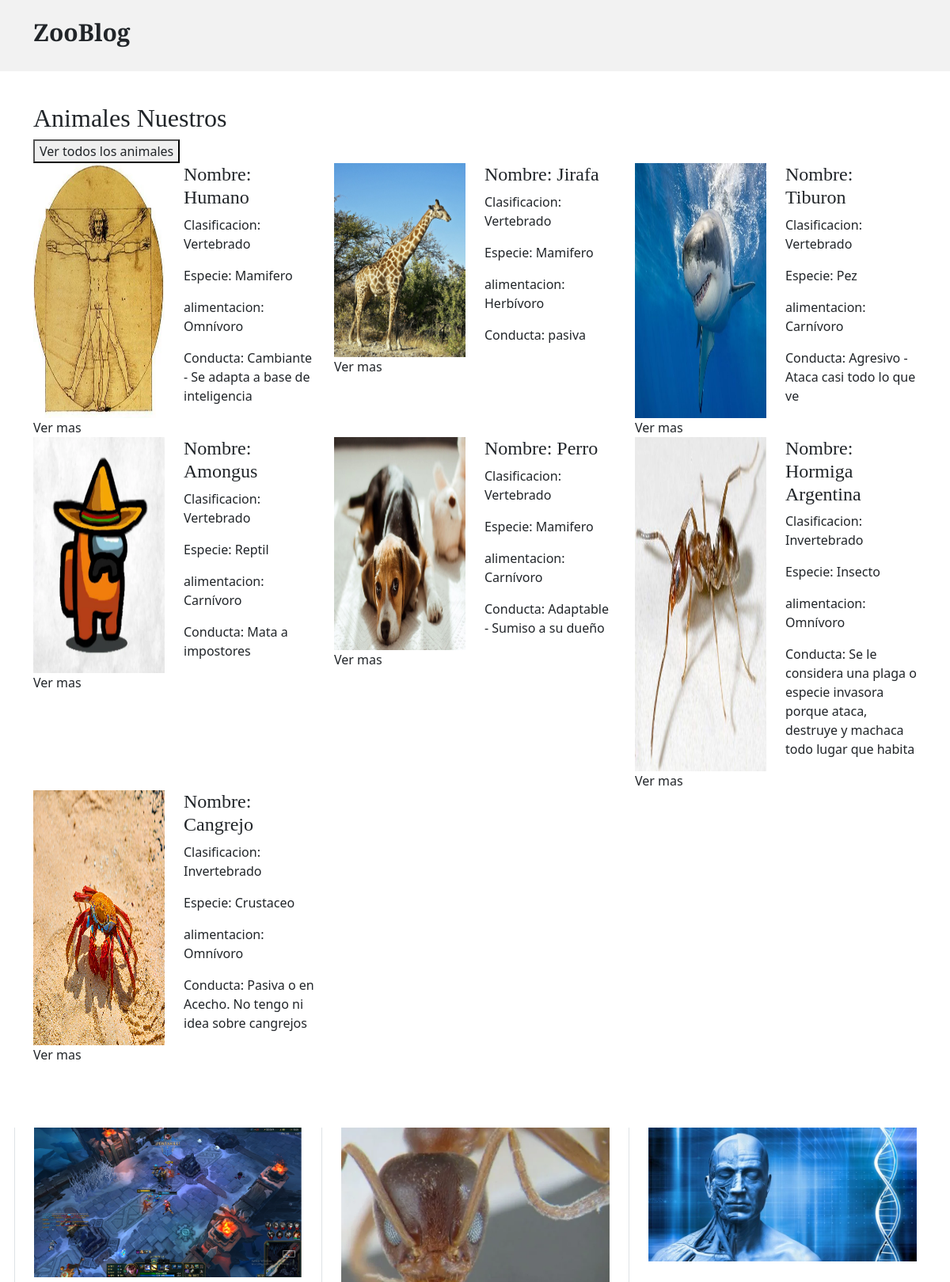
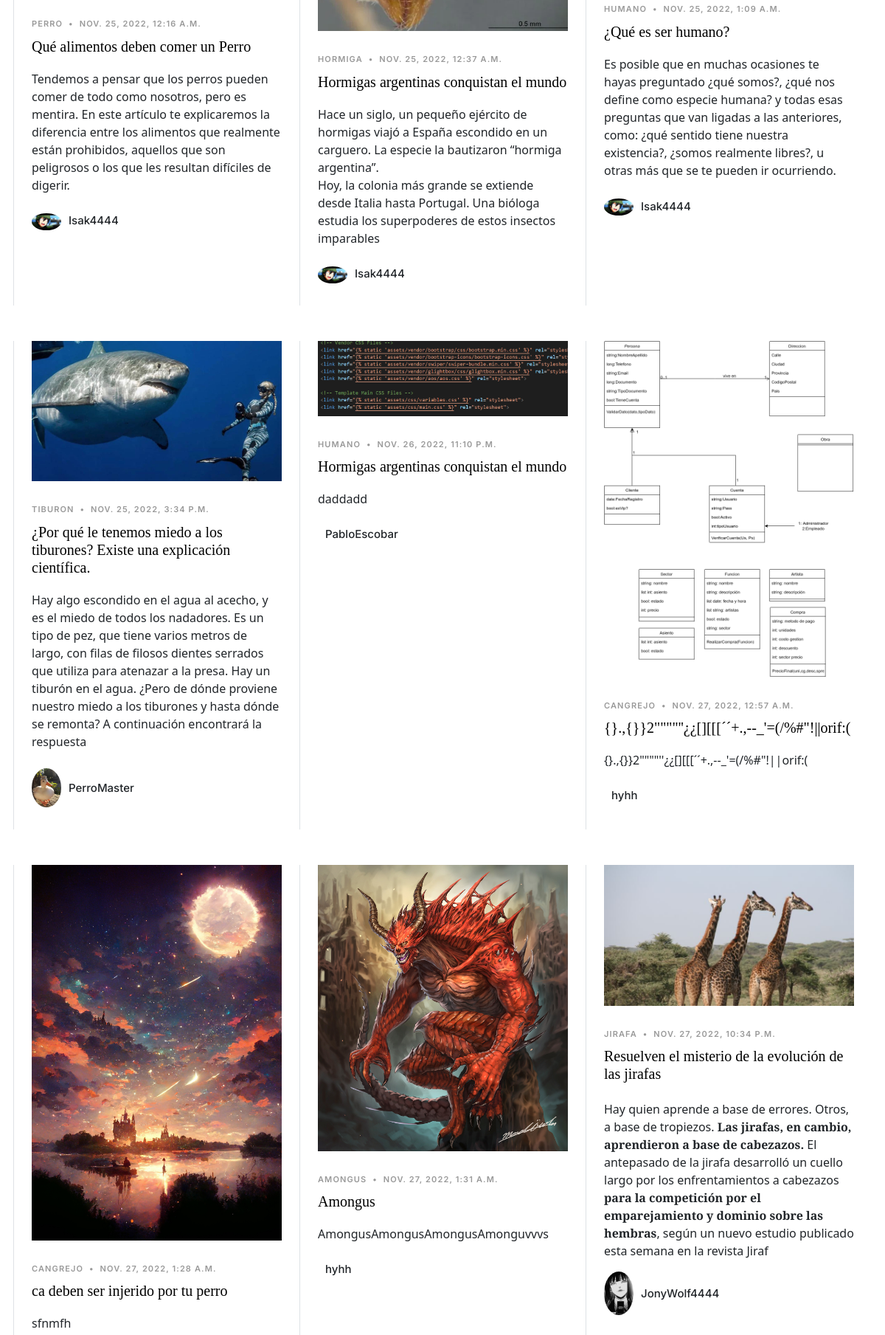
The app's page /Appzoologico/ (upper part) with its own data (2 pictures, top to bottom).
### Appzoologico/models.py (models this page shows, shortened)
class Animal_GrupoPrincipal (models.Model):
    nombre = models.CharField(max_length = 40)
    extremidades = models.IntegerField(
        validators=[
            MaxValueValidator(100),
            MinValueValidator(0)
        ]
    )
    AlimentacionElecciones = [
        ('Omnívoro', 'Omnívoro'),
        ('Carnívoro', 'Carnívoro'),
        ('Herbívoro', 'Herbívoro'),
        ('Insectivoros', 'Insectivoros'),
    ]
    alimentacion = models.CharField(max_length = 12, choices = AlimentacionElecciones, default='Omnívoro')
    conducta = models.CharField(max_length = 150)
    imagenAnimal = models.ImageField(upload_to='animalesImg', null=True, blank = True)
    class Meta:
        abstract = True

class Animal_GrupoSecundario1 (Animal_GrupoPrincipal):
    Subfilo_Vertebrado = "Vertebrado"
    EspecieElecciones = [
        ('Mamifero', 'Mamifero'),
        ('Aves', 'Aves'),
        ('Reptil', 'Reptil'),
        ('Anfibio', 'Anfibio'),
        ('Pez', 'Pez'),
    ]
    Especie = models.CharField(
        max_length= 8,
        choices= EspecieElecciones,
        default= 'Mamifero',
    )

class Animal_GrupoSecundario2 (Animal_GrupoPrincipal):
    Subfilo_Invertebrado = "Invertebrado"
    EspecieElecciones = [
        ('Insecto', 'Insecto'),
        ('Araña', 'Araña'),
        ('Molusco', 'Molusco'),
        ('Crustaceo', 'Crustaceo'),
        ('Myriapoda', 'Myriapoda'),
    ]
    Especie = models.CharField(
        max_length= 9,
        choices= EspecieElecciones,
        default= 'Insectos',
    )

class Posteo(models.Model):
    titulo = models.CharField(max_length=80)
    subtitulo = models.TextField(max_length=400)
    posteo = RichTextField()
    user = models.ForeignKey(User, on_delete=models.CASCADE)
    fecha_post = models.DateTimeField(auto_now=False, auto_now_add=False)
    animal = models.CharField(default='',max_length=80)
    imagen = models.ImageField(upload_to='posts', null=True, blank = True)
    avatar_url = models.CharField(default='',max_length=100)

### Appzoologico/views.py (the view)
# urls.py: path('', view_zool, name="Home"),
def view_zool(request):
    return Vista_Base_Index(request, "")

### Appzoologico/views.py (called while the page is built)
def Vista_Base_Index(request, mensaje):
    vertebrados = Animal_GrupoSecundario1.objects.all()
    invertebrados = Animal_GrupoSecundario2.objects.all()
    post = Posteo.objects.all()
    postFooter= post[::-1]
    try:
        avatar = Avatar.objects.get(user = request.user)
    except:
        return render(request, "indexZoo.html",  {"vertebrados": vertebrados, "invertebrados": invertebrados, "post":post, "recentPost": postFooter[0:2], "mensaje": mensaje})
    return render(request, "indexZoo.html",  {"vertebrados": vertebrados, "invertebrados": invertebrados, "imgPerfil": avatar.imagen.url, "post":post, "recentPost": postFooter[0:2], "mensaje": mensaje})

### Appzoologico/templates/indexZoo.html (shortened to what this page needs)
<!DOCTYPE html>
<html lang="en">
<head>
  {% load static %}
  <link href="{% static 'assets/vendor/bootstrap/css/bootstrap.min.css' %}" rel="stylesheet">
  <link href="{% static 'assets/vendor/bootstrap-icons/bootstrap-icons.css' %}" rel="stylesheet">
  <link href="{% static 'assets/vendor/swiper/swiper-bundle.min.css' %}" rel="stylesheet">
  <link href="{% static 'assets/vendor/glightbox/css/glightbox.min.css' %}" rel="stylesheet">
  <link href="{% static 'assets/vendor/aos/aos.css' %}" rel="stylesheet">
  <link href="{% static 'assets/css/variables.css' %}" rel="stylesheet">
  <link href="{% static 'assets/css/main.css' %}" rel="stylesheet">
</head>
<body>
  <header id="header" class="header d-flex align-items-center fixed-top">
    <div class="container-fluid container-xl d-flex align-items-center justify-content-between">
      <a href="{% url 'Home' %}" class="logo d-flex align-items-center col-4">
        <h1>ZooBlog</h1>
      </a>
    </div>
  </header>
  {% block Main %}
  <main id="main">
    <section class="container">
      <h2 data-aos="fade">Animales Nuestros</h2>
      <button>
        <a href="{% url 'ListasAnimales' %}">Ver todos los animales</a>
      </button>
      <div class="row " data-aos="fade">
        {% for animal in vertebrados %}
        <div class="col-4">
          <div class="row col">
            <img class="col-6 img-fluid" src="{{ animal.imagenAnimal.url }}" alt="">
            <div class="col-6">
              <h4>Nombre:       {{ animal.nombre }}</h4>
              <p>Clasificacion: {{ animal.Subfilo_Vertebrado}}</p>
              <p>Especie:       {{ animal.Especie }}</p>
             <p>alimentacion:  {{ animal.alimentacion }}</p>
             <p>Conducta:      {{ animal.conducta }}</p>
            </div>
          </div>
          <a href="{% url 'DetallesAnimalG1' animal.id %}">Ver mas</a>
        </div>
        {% endfor %}
        {% for animal in invertebrados %}
        <div class="col-4">
          <div class="row col">
            <img class="col-6 img-fluid" src="{{ animal.imagenAnimal.url }}" alt="">
            <div class="col-6">
              <h4>Nombre:       {{ animal.nombre }}</h4>
              <p>Clasificacion: {{ animal.Subfilo_Invertebrado}}</p>
              <p>Especie:       {{ animal.Especie }}</p>
              <p>alimentacion:  {{ animal.alimentacion }}</p>
              <p>Conducta:      {{ animal.conducta }}</p>
            </div>
          </div>
          <a href="{% url 'DetallesAnimalG2' animal.id %}">Ver mas</a>
        </div>
        {% endfor %}
      </div>
    </section>
    <section id="posts" class="posts">
      <div class="container" data-aos="fade-up">
        <div class="row g-5">
          {% for item in post %}
          <div class="col-lg-4 border-start custom-border">
            <div class="post-entry-1 ">
              <a href="{% url 'PostDetalles' item.id %}"><img src="{{ item.imagen.url }}" alt="" class="img-fluid"></a>
              <div class="post-meta"><span class="date">{{item.animal}}</span> <span class="mx-1">&bullet;</span> <span>{{item.fecha_post}}</span></div>
              <h2><a href="{% url 'PostDetalles' item.id %}">{{item.titulo}}</a></h2>
              <p class="mb-4 d-block">{{item.subtitulo | safe}}</p>
              <div class="d-flex align-items-center author">
                <div class="photo"><img src="{{ item.avatar_url }}" alt="" class="img-fluid"></div>
                <div class="name">
                  <h3 class="m-0 p-0">{{item.user.username}}</h3>
                </div>
              </div>
            </div>
          </div>
          {% endfor %}
        </div>
      </div>
    </section>
  </main>
  {% endblock %}
</body>
</html>

### Appzoologico/static/assets/css/variables.css (style rules this page uses)
:root { --font-default: 'EB Garamond', system-ui, -apple-system, "Segoe UI", Roboto, "Helvetica Neue", Arial, "Noto Sans", "Liberation Sans", sans-serif, "Apple Color Emoji", "Segoe UI Emoji", "Segoe UI Symbol", "Noto Color Emoji"; --font-primary: 'EB Garamond', serif; --font-secondary: 'Inter', sans-serif; --color-default: #212529; --color-default-rgb: 33, 37, 41; --color-links: #212529; --color-links-hover: #15171a; --color-primary: #212529; --color-primary-light: #26282c; --color-primary-dark: #0b0c0e; --color-primary-rgb: 33, 37, 41; --color-primary-light-rgb: 38, 40, 44; --color-primary-dark-rgb: 11, 12, 14; --color-secondary: #596d80; --color-secondary-light: #8498aa; --color-secondary-dark: #404f5c; --color-secondary-rgb: 89, 109, 128; --color-secondary-light-rgb: 132, 152, 170; --color-secondary-dark-rgb: 64, 79, 92; --color-blue: #0d6efd; --color-blue-rgb: 13, 110, 253; --color-indigo: #6610f2; --color-indigo-rgb: 102, 16, 242; --color-purple: #6f42c1; --color-purple-rgb: 111, 66, 193; --color-pink: #f3268c; --color-pink-rgb: 243, 38, 140; --color-red: #df1529; --color-red-rgb: 223, 21, 4; --color-orange: #fd7e14; --color-orange-rgb: 253, 126, 20; --color-yellow: #ffc107; --color-yellow-rgb: 255, 193, 7; --color-green: #059652; --color-green-rgb: 5, 150, 82; --color-teal: #20c997; --color-teal-rgb: 32, 201, 151; --color-cyan: #0dcaf0; --color-cyan-rgb: 13, 202, 240; --color-white: #ffffff; --color-white-rgb: 255, 255, 255; --color-gray: #6c757d; --color-gray-rgb: 108, 117, 125; --color-black: #000000; --color-black-rgb: 0, 0, 0; }
:root { --bs-blue: var(--color-blue); --bs-indigo: var(--color-indigo); --bs-purple: var(--color-purple); --bs-pink: var(--color-pink); --bs-red: var(--color-red); --bs-orange: var(--color-orange); --bs-yellow: var(--color-yellow); --bs-green: var(--color-green); --bs-teal: var(--color-teal); --bs-cyan: var(--color-cyan); --bs-white: var(--color-white); --bs-gray: var(--color-gray); --bs-gray-dark: #343a40; --bs-gray-100: #f8f9fa; --bs-gray-200: #e9ecef; --bs-gray-300: #dee2e6; --bs-gray-400: #ced4da; --bs-gray-500: #adb5bd; --bs-gray-600: #6c757d; --bs-gray-700: #495057; --bs-gray-800: #343a40; --bs-gray-900: #212529; --bs-primary: var(--color-blue); --bs-secondary: var(--color-blue); --bs-success: #198754; --bs-info: #0dcaf0; --bs-warning: #ffc107; --bs-danger: #dc3545; --bs-light: #f8f9fa; --bs-dark: #212529; --bs-primary-rgb: var(--color-primary-rgb); --bs-secondary-rgb: var(--color-secondary-rgb); --bs-success-rgb: 25, 135, 84; --bs-info-rgb: 13, 202, 240; --bs-warning-rgb: 255, 193, 7; --bs-danger-rgb: 220, 53, 69; --bs-light-rgb: 248, 249, 250; --bs-dark-rgb: 33, 37, 41; --bs-white-rgb: var(--color-white-rgb); --bs-black-rgb: var(--color-black-rgb); --bs-body-color-rgb: var(--color-default-rgb); --bs-body-bg-rgb: 255, 255, 255; --bs-font-sans-serif: var(--font-default); --bs-font-monospace: SFMono-Regular, Menlo, Monaco, Consolas, "Liberation Mono", "Courier New", monospace; --bs-gradient: linear-gradient(180deg, rgba(255, 255, 255, 0.15), rgba(255, 255, 255, 0)); --bs-body-font-family: var(--font-default); --bs-body-font-size: 1rem; --bs-body-font-weight: 400; --bs-body-line-height: 1.5; --bs-body-color: var(--color-default); --bs-body-bg: #fff; }

### Appzoologico/static/assets/css/main.css (style rules this page uses)
:root { scroll-behavior: smooth; }
body { color: rgba(var(--color-primary-rgb), 1); }
a { color: var(--color-links); text-decoration: none; }
h1, h2, h3, h4, h5, h6 { font-family: var(--font-primary); }
#main { margin-top: 90px; }
section { padding: 40px 0; overflow: hidden; }
.header { height: 90px; transition: all 0.5s; z-index: 997; background: #f2f2f2; }
.header .logo h1 { font-size: 30px; font-weight: 700; color: var(--color-default); font-family: var(--font-primary); }
section { scroll-margin-top: 70px; }
.post-entry-1 { margin-bottom: 30px; }
.post-entry-1 img { margin-bottom: 30px; }
.post-entry-1 h2 { margin-bottom: 20px; font-size: 20px; font-weight: 500; line-height: 1.2; font-weight: 500; }
.post-entry-1 h2 a { color: var(--color-black); }
.post-meta { font-size: 11px; letter-spacing: 0.07rem; text-transform: uppercase; font-weight: 600; font-family: var(--font-secondary); color: rgba(var(--color-black-rgb), 0.4); margin-bottom: 10px; }
.author .photo { margin-right: 10px; }
.author .photo img { width: 40px; border-radius: 50%; margin-bottom: 0; }
.author .name h3 { margin: 0; padding: 0; font-size: 15px; font-family: var(--font-secondary); }

### records on screen
Animal_GrupoSecundario1: imagenAnimal (picture), nombre "Humano", Subfilo_Vertebrado "Vertebrado", Especie "Mamifero", alimentacion "Omnívoro", conducta "Cambiante - Se adapta a base de inteligencia"
Animal_GrupoSecundario1: imagenAnimal (picture), nombre "Jirafa", Subfilo_Vertebrado "Vertebrado", Especie "Mamifero", alimentacion "Herbívoro", conducta "pasiva"
Animal_GrupoSecundario1: imagenAnimal (picture), nombre "Tiburon", Subfilo_Vertebrado "Vertebrado", Especie "Pez", alimentacion "Carnívoro", conducta "Agresivo - Ataca casi todo lo que ve"
Animal_GrupoSecundario1: imagenAnimal (picture), nombre "Amongus", Subfilo_Vertebrado "Vertebrado", Especie "Reptil", alimentacion "Carnívoro", conducta "Mata a impostores"
Animal_GrupoSecundario1: imagenAnimal (picture), nombre "Perro", Subfilo_Vertebrado "Vertebrado", Especie "Mamifero", alimentacion "Carnívoro", conducta "Adaptable - Sumiso a su dueño"
Animal_GrupoSecundario2: imagenAnimal (picture), nombre "Hormiga Argentina", Subfilo_Invertebrado "Invertebrado", Especie "Insecto", alimentacion "Omnívoro", conducta "Se le considera una plaga o especie invasora porque ataca, destruye y machaca todo lugar que habita"
Animal_GrupoSecundario2: imagenAnimal (picture), nombre "Cangrejo", Subfilo_Invertebrado "Invertebrado", Especie "Crustaceo", alimentacion "Omnívoro", conducta "Pasiva o en Acecho. No tengo ni idea sobre cangrejos"
Posteo: imagen (picture), animal "PERRO", fecha_post "NOV. 25, 2022, 12:16 A.M.", titulo "Qué alimentos deben comer un Perro", subtitulo "Tendemos a pensar que los perros pueden comer de todo como nosotros, pero es mentira. En este artículo te explicaremos la diferencia entre los alimentos que realmente están prohibidos, aquellos que son peligrosos o los que les resultan difíciles de digerir.", avatar_url (picture), user.username "Isak4444"
Posteo: imagen (picture), animal "HORMIGA", fecha_post "NOV. 25, 2022, 12:37 A.M.", titulo "Hormigas argentinas conquistan el mundo", subtitulo "Hace un siglo, un pequeño ejército de hormigas viajó a España escondido en un carguero. La especie la bautizaron “hormiga argentina”. Hoy, la colonia más grande se extiende desde Italia hasta Portugal. Una bióloga estudia los superpoderes de estos insectos imparables", avatar_url (picture), user.username "Isak4444"
Posteo: imagen (picture), animal "HUMANO", fecha_post "NOV. 25, 2022, 1:09 A.M.", titulo "¿Qué es ser humano?", subtitulo "Es posible que en muchas ocasiones te hayas preguntado ¿qué somos?, ¿qué nos define como especie humana? y todas esas preguntas que van ligadas a las anteriores, como: ¿qué sentido tiene nuestra existencia?, ¿somos realmente libres?, u otras más que se te pueden ir ocurriendo.", avatar_url (picture), user.username "Isak4444"
Posteo: imagen (picture), animal "TIBURON", fecha_post "NOV. 25, 2022, 3:34 P.M.", titulo "¿Por qué le tenemos miedo a los tiburones? Existe una explicación científica.", subtitulo "H ay algo escondido en el agua al acecho, y es el miedo de todos los nadadores. Es un tipo de pez, que tiene varios metros de largo, con filas de filosos dientes serrados que utiliza para atenazar a la presa. Hay un tiburón en el agua. ¿Pero de dónde proviene nuestro miedo a los tiburones y hasta dónde se remonta? A continuación encontrará la respuesta", avatar_url (picture), user.username "PerroMaster"
Posteo: imagen (picture), animal "HUMANO", fecha_post "NOV. 26, 2022, 11:10 P.M.", titulo "Hormigas argentinas conquistan el mundo", subtitulo "daddadd", user.username "PabloEscobar"
Posteo: imagen (picture), animal "CANGREJO", fecha_post "NOV. 27, 2022, 12:57 A.M.", titulo "{}.,{}}2\"\"\"\"''¿¿[][[[´´+.,--_'=(/%#\"!||orif:(", subtitulo "{}.,{}}2\"\"\"\"''¿¿[][[[´´+.,--_'=(/%#\"!||orif:(", user.username "hyhh"
Posteo: imagen (picture), animal "CANGREJO", fecha_post "NOV. 27, 2022, 1:28 A.M.", titulo "ca deben ser injerido por tu perro", subtitulo "sfnmfh"
Posteo: imagen (picture), animal "AMONGUS", fecha_post "NOV. 27, 2022, 1:31 A.M.", titulo "Amongus", subtitulo "AmongusAmongusAmongusAmonguvvvs", user.username "hyhh"
Posteo: imagen (picture), animal "JIRAFA", fecha_post "NOV. 27, 2022, 10:34 P.M.", titulo "Resuelven el misterio de la evolución de las jirafas", subtitulo "Hay quien aprende a base de errores. Otros, a base de tropiezos. Las jirafas, en cambio, aprendieron a base de cabezazos. El antepasado de la jirafa desarrolló un cuello largo por los enfrentamientos a cabezazos para la competición por el emparejamiento y dominio sobre las hembras , según un nuevo estudio publicado esta semana en la revista Jiraf", avatar_url (picture), user.username "JonyWolf4444"
